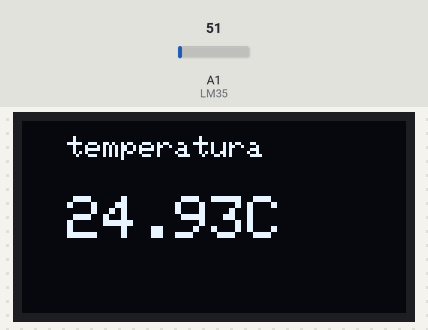
Bench run of a sketch on a simulated Arduino Uno, built with avr-gcc and run on an emulated ATmega328P. On the bench: 128×64 one-colour display. The inputs (shaded band) are chosen by the test bench; at power-on: A1 (LM35) = 51. What the sketch prints to the serial monitor is not drawn.

Above: at 1.4 s.
1.5 s: A1 (LM35) set to 61
At 3.1 s:
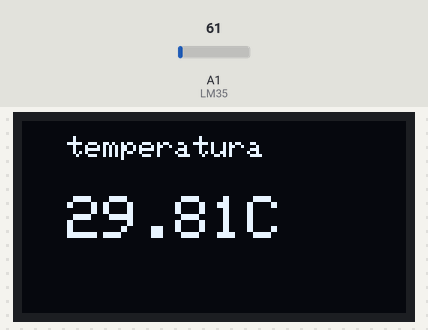
3.8 s: A1 (LM35) set to 71
At 5.6 s:
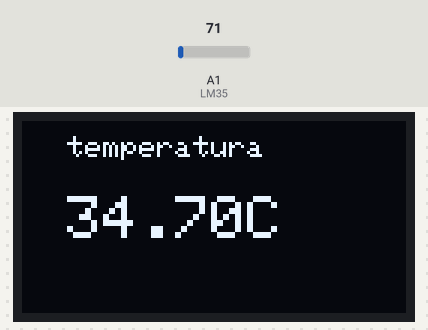
5.9 s: A1 (LM35) set to 86
At 6.9 s:
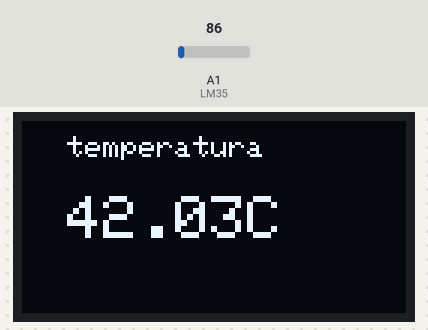
Timing chart, 0 to 8.9 s (numbered marks = the images above; inputs shaded):
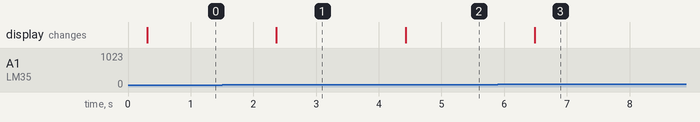

Measured:
- after the input at 1.5 s, the display: changes after 0.87 s (image 1)
- after the input at 3.8 s, the display: changes after 0.63 s (image 2)
- after the input at 5.9 s, the display: changes after 0.59 s (image 3)

The sketch:

OLED.ino
```cpp
#include <Wire.h>
#include <Adafruit_GFX.h>
#include <Adafruit_SH110X.h>


#define i2c_Address 0x3C


#define SCREEN_WIDTH 128
#define SCREEN_HEIGHT 64
#define OLED_RESET -1

Adafruit_SH1106G display(
  SCREEN_WIDTH,
  SCREEN_HEIGHT,
  &Wire,
  OLED_RESET
);

const int LM35 = A1;
int lectura;
float temperatura;

void setup() {

  Serial.begin(9600);


  Wire.begin();

  delay(250);


  if (!display.begin(i2c_Address, true)) {
    Serial.println("ERROR: OLED no encontrada");

    while (1);
  }


}

void loop() {
  lectura = analogRead(LM35);
  temperatura = (lectura * (5.0/1023.0))*100;
  Serial.print ("temperatura: ");
  Serial.print (temperatura);
  Serial.println("C ");
  display.clearDisplay();
  display.setTextColor(SH110X_WHITE);
  display.setTextSize(1);
  display.setCursor(15, 5);
  display.println("temperatura");
  display.setTextSize(2);
  display.setCursor(15, 25);
  display.print(temperatura);
  display.print("C");
  display.display();
  delay(1000);

}
```
